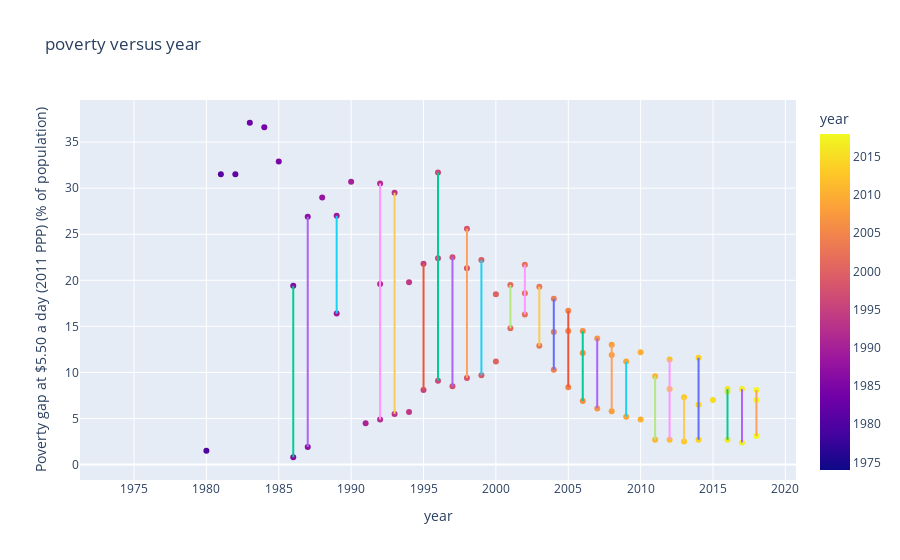

Here is the notebook cell this chart was saved with:
### Code cell
for trace in fig_line.data:
    trace.showlegend = False
    fig.add_trace(trace)
fig.show()

### Figure 1 — Plotly figure (JSON) as saved in the notebook; plotly's stock layout.template omitted (floating-point values rounded to 4 significant figures; data arrays with more than 128 entries replaced by an {"elided": "..."} marker saying what was removed)
{"data": [{"hovertemplate": "year=%{marker.color}<br>Poverty gap at $5.50 a day (2011 PPP) (% of population)=%{y}<extra></extra>", "legendgroup": "", "marker": {"color": {"elided": "135 int values"}, "coloraxis": "coloraxis", "symbol": "circle"}, "mode": "markers", "name": "", "orientation": "v", "showlegend": false, "type": "scatter", "x": {"elided": "135 int values"}, "xaxis": "x", "y": {"elided": "135 float values"}, "yaxis": "y"}, {"hovertemplate": "year=%{x}<br>Poverty gap at $5.50 a day (2011 PPP) (% of population)=%{y}<extra></extra>", "legendgroup": "1974", "line": {"color": "#636efa", "dash": "solid"}, "marker": {"symbol": "circle"}, "mode": "lines", "name": "1974", "orientation": "v", "showlegend": false, "type": "scatter", "x": [1974, 1974, 1974], "xaxis": "x", "y": [null, null, null], "yaxis": "y"}, {"hovertemplate": "year=%{x}<br>Poverty gap at $5.50 a day (2011 PPP) (% of population)=%{y}<extra></extra>", "legendgroup": "1975", "line": {"color": "#EF553B", "dash": "solid"}, "marker": {"symbol": "circle"}, "mode": "lines", "name": "1975", "orientation": "v", "showlegend": false, "type": "scatter", "x": [1975, 1975, 1975], "xaxis": "x", "y": [null, null, null], "yaxis": "y"}, {"hovertemplate": "year=%{x}<br>Poverty gap at $5.50 a day (2011 PPP) (% of population)=%{y}<extra></extra>", "legendgroup": "1976", "line": {"color": "#00cc96", "dash": "solid"}, "marker": {"symbol": "circle"}, "mode": "lines", "name": "1976", "orientation": "v", "showlegend": false, "type": "scatter", "x": [1976, 1976, 1976], "xaxis": "x", "y": [null, null, null], "yaxis": "y"}, {"hovertemplate": "year=%{x}<br>Poverty gap at $5.50 a day (2011 PPP) (% of population)=%{y}<extra></extra>", "legendgroup": "1977", "line": {"color": "#ab63fa", "dash": "solid"}, "marker": {"symbol": "circle"}, "mode": "lines", "name": "1977", "orientation": "v", "showlegend": false, "type": "scatter", "x": [1977, 1977, 1977], "xaxis": "x", "y": [null, null, null], "yaxis": "y"}, {"hovertemplate": "year=%{x}<br>Poverty gap at $5.50 a day (2011 PPP) (% of population)=%{y}<extra></extra>", "legendgroup": "1978", "line": {"color": "#FFA15A", "dash": "solid"}, "marker": {"symbol": "circle"}, "mode": "lines", "name": "1978", "orientation": "v", "showlegend": false, "type": "scatter", "x": [1978, 1978, 1978], "xaxis": "x", "y": [null, null, null], "yaxis": "y"}, {"hovertemplate": "year=%{x}<br>Poverty gap at $5.50 a day (2011 PPP) (% of population)=%{y}<extra></extra>", "legendgroup": "1979", "line": {"color": "#19d3f3", "dash": "solid"}, "marker": {"symbol": "circle"}, "mode": "lines", "name": "1979", "orientation": "v", "showlegend": false, "type": "scatter", "x": [1979, 1979, 1979], "xaxis": "x", "y": [null, null, null], "yaxis": "y"}, {"hovertemplate": "year=%{x}<br>Poverty gap at $5.50 a day (2011 PPP) (% of population)=%{y}<extra></extra>", "legendgroup": "1980", "line": {"color": "#FF6692", "dash": "solid"}, "marker": {"symbol": "circle"}, "mode": "lines", "name": "1980", "orientation": "v", "showlegend": false, "type": "scatter", "x": [1980, 1980, 1980], "xaxis": "x", "y": [1.5, null, null], "yaxis": "y"}, {"hovertemplate": "year=%{x}<br>Poverty gap at $5.50 a day (2011 PPP) (% of population)=%{y}<extra></extra>", "legendgroup": "1981", "line": {"color": "#B6E880", "dash": "solid"}, "marker": {"symbol": "circle"}, "mode": "lines", "name": "1981", "orientation": "v", "showlegend": false, "type": "scatter", "x": [1981, 1981, 1981], "xaxis": "x", "y": [null, 31.5, null], "yaxis": "y"}, {"hovertemplate": "year=%{x}<br>Poverty gap at $5.50 a day (2011 PPP) (% of population)=%{y}<extra></extra>", "legendgroup": "1982", "line": {"color": "#FF97FF", "dash": "solid"}, "marker": {"symbol": "circle"}, "mode": "lines", "name": "1982", "orientation": "v", "showlegend": false, "type": "scatter", "x": [1982, 1982, 1982], "xaxis": "x", "y": [null, 31.5, null], "yaxis": "y"}, {"hovertemplate": "year=%{x}<br>Poverty gap at $5.50 a day (2011 PPP) (% of population)=%{y}<extra></extra>", "legendgroup": "1983", "line": {"color": "#FECB52", "dash": "solid"}, "marker": {"symbol": "circle"}, "mode": "lines", "name": "1983", "orientation": "v", "showlegend": false, "type": "scatter", "x": [1983, 1983, 1983], "xaxis": "x", "y": [null, 37.1, null], "yaxis": "y"}, {"hovertemplate": "year=%{x}<br>Poverty gap at $5.50 a day (2011 PPP) (% of population)=%{y}<extra></extra>", "legendgroup": "1984", "line": {"color": "#636efa", "dash": "solid"}, "marker": {"symbol": "circle"}, "mode": "lines", "name": "1984", "orientation": "v", "showlegend": false, "type": "scatter", "x": [1984, 1984, 1984], "xaxis": "x", "y": [null, 36.6, null], "yaxis": "y"}, {"hovertemplate": "year=%{x}<br>Poverty gap at $5.50 a day (2011 PPP) (% of population)=%{y}<extra></extra>", "legendgroup": "1985", "line": {"color": "#EF553B", "dash": "solid"}, "marker": {"symbol": "circle"}, "mode": "lines", "name": "1985", "orientation": "v", "showlegend": false, "type": "scatter", "x": [1985, 1985, 1985], "xaxis": "x", "y": [null, 32.9, null], "yaxis": "y"}, {"hovertemplate": "year=%{x}<br>Poverty gap at $5.50 a day (2011 PPP) (% of population)=%{y}<extra></extra>", "legendgroup": "1986", "line": {"color": "#00cc96", "dash": "solid"}, "marker": {"symbol": "circle"}, "mode": "lines", "name": "1986", "orientation": "v", "showlegend": false, "type": "scatter", "x": [1986, 1986, 1986], "xaxis": "x", "y": [0.8, 19.4, null], "yaxis": "y"}, {"hovertemplate": "year=%{x}<br>Poverty gap at $5.50 a day (2011 PPP) (% of population)=%{y}<extra></extra>", "legendgroup": "1987", "line": {"color": "#ab63fa", "dash": "solid"}, "marker": {"symbol": "circle"}, "mode": "lines", "name": "1987", "orientation": "v", "showlegend": false, "type": "scatter", "x": [1987, 1987, 1987], "xaxis": "x", "y": [1.9, 26.9, null], "yaxis": "y"}, {"hovertemplate": "year=%{x}<br>Poverty gap at $5.50 a day (2011 PPP) (% of population)=%{y}<extra></extra>", "legendgroup": "1988", "line": {"color": "#FFA15A", "dash": "solid"}, "marker": {"symbol": "circle"}, "mode": "lines", "name": "1988", "orientation": "v", "showlegend": false, "type": "scatter", "x": [1988, 1988, 1988], "xaxis": "x", "y": [null, 29, null], "yaxis": "y"}, {"hovertemplate": "year=%{x}<br>Poverty gap at $5.50 a day (2011 PPP) (% of population)=%{y}<extra></extra>", "legendgroup": "1989", "line": {"color": "#19d3f3", "dash": "solid"}, "marker": {"symbol": "circle"}, "mode": "lines", "name": "1989", "orientation": "v", "showlegend": false, "type": "scatter", "x": [1989, 1989, 1989], "xaxis": "x", "y": [null, 27, 16.4], "yaxis": "y"}, {"hovertemplate": "year=%{x}<br>Poverty gap at $5.50 a day (2011 PPP) (% of population)=%{y}<extra></extra>", "legendgroup": "1990", "line": {"color": "#FF6692", "dash": "solid"}, "marker": {"symbol": "circle"}, "mode": "lines", "name": "1990", "orientation": "v", "showlegend": false, "type": "scatter", "x": [1990, 1990, 1990], "xaxis": "x", "y": [null, 30.7, null], "yaxis": "y"}, {"hovertemplate": "year=%{x}<br>Poverty gap at $5.50 a day (2011 PPP) (% of population)=%{y}<extra></extra>", "legendgroup": "1991", "line": {"color": "#B6E880", "dash": "solid"}, "marker": {"symbol": "circle"}, "mode": "lines", "name": "1991", "orientation": "v", "showlegend": false, "type": "scatter", "x": [1991, 1991, 1991], "xaxis": "x", "y": [4.5, null, null], "yaxis": "y"}, {"hovertemplate": "year=%{x}<br>Poverty gap at $5.50 a day (2011 PPP) (% of population)=%{y}<extra></extra>", "legendgroup": "1992", "line": {"color": "#FF97FF", "dash": "solid"}, "marker": {"symbol": "circle"}, "mode": "lines", "name": "1992", "orientation": "v", "showlegend": false, "type": "scatter", "x": [1992, 1992, 1992], "xaxis": "x", "y": [4.9, 30.5, 19.6], "yaxis": "y"}, {"hovertemplate": "year=%{x}<br>Poverty gap at $5.50 a day (2011 PPP) (% of population)=%{y}<extra></extra>", "legendgroup": "1993", "line": {"color": "#FECB52", "dash": "solid"}, "marker": {"symbol": "circle"}, "mode": "lines", "name": "1993", "orientation": "v", "showlegend": false, "type": "scatter", "x": [1993, 1993, 1993], "xaxis": "x", "y": [5.5, 29.5, null], "yaxis": "y"}, {"hovertemplate": "year=%{x}<br>Poverty gap at $5.50 a day (2011 PPP) (% of population)=%{y}<extra></extra>", "legendgroup": "1994", "line": {"color": "#636efa", "dash": "solid"}, "marker": {"symbol": "circle"}, "mode": "lines", "name": "1994", "orientation": "v", "showlegend": false, "type": "scatter", "x": [1994, 1994, 1994], "xaxis": "x", "y": [5.7, null, 19.8], "yaxis": "y"}, {"hovertemplate": "year=%{x}<br>Poverty gap at $5.50 a day (2011 PPP) (% of population)=%{y}<extra></extra>", "legendgroup": "1995", "line": {"color": "#EF553B", "dash": "solid"}, "marker": {"symbol": "circle"}, "mode": "lines", "name": "1995", "orientation": "v", "showlegend": false, "type": "scatter", "x": [1995, 1995, 1995], "xaxis": "x", "y": [8.1, 21.8, null], "yaxis": "y"}, {"hovertemplate": "year=%{x}<br>Poverty gap at $5.50 a day (2011 PPP) (% of population)=%{y}<extra></extra>", "legendgroup": "1996", "line": {"color": "#00cc96", "dash": "solid"}, "marker": {"symbol": "circle"}, "mode": "lines", "name": "1996", "orientation": "v", "showlegend": false, "type": "scatter", "x": [1996, 1996, 1996], "xaxis": "x", "y": [9.1, 22.4, 31.7], "yaxis": "y"}, {"hovertemplate": "year=%{x}<br>Poverty gap at $5.50 a day (2011 PPP) (% of population)=%{y}<extra></extra>", "legendgroup": "1997", "line": {"color": "#ab63fa", "dash": "solid"}, "marker": {"symbol": "circle"}, "mode": "lines", "name": "1997", "orientation": "v", "showlegend": false, "type": "scatter", "x": [1997, 1997, 1997], "xaxis": "x", "y": [8.5, 22.5, null], "yaxis": "y"}, {"hovertemplate": "year=%{x}<br>Poverty gap at $5.50 a day (2011 PPP) (% of population)=%{y}<extra></extra>", "legendgroup": "1998", "line": {"color": "#FFA15A", "dash": "solid"}, "marker": {"symbol": "circle"}, "mode": "lines", "name": "1998", "orientation": "v", "showlegend": false, "type": "scatter", "x": [1998, 1998, 1998], "xaxis": "x", "y": [9.4, 21.3, 25.6], "yaxis": "y"}, {"hovertemplate": "year=%{x}<br>Poverty gap at $5.50 a day (2011 PPP) (% of population)=%{y}<extra></extra>", "legendgroup": "1999", "line": {"color": "#19d3f3", "dash": "solid"}, "marker": {"symbol": "circle"}, "mode": "lines", "name": "1999", "orientation": "v", "showlegend": false, "type": "scatter", "x": [1999, 1999, 1999], "xaxis": "x", "y": [9.7, 22.2, null], "yaxis": "y"}, {"hovertemplate": "year=%{x}<br>Poverty gap at $5.50 a day (2011 PPP) (% of population)=%{y}<extra></extra>", "legendgroup": "2000", "line": {"color": "#FF6692", "dash": "solid"}, "marker": {"symbol": "circle"}, "mode": "lines", "name": "2000", "orientation": "v", "showlegend": false, "type": "scatter", "x": [2000, 2000, 2000], "xaxis": "x", "y": [11.2, null, 18.5], "yaxis": "y"}, {"hovertemplate": "year=%{x}<br>Poverty gap at $5.50 a day (2011 PPP) (% of population)=%{y}<extra></extra>", "legendgroup": "2001", "line": {"color": "#B6E880", "dash": "solid"}, "marker": {"symbol": "circle"}, "mode": "lines", "name": "2001", "orientation": "v", "showlegend": false, "type": "scatter", "x": [2001, 2001, 2001], "xaxis": "x", "y": [14.8, 19.5, null], "yaxis": "y"}, {"hovertemplate": "year=%{x}<br>Poverty gap at $5.50 a day (2011 PPP) (% of population)=%{y}<extra></extra>", "legendgroup": "2002", "line": {"color": "#FF97FF", "dash": "solid"}, "marker": {"symbol": "circle"}, "mode": "lines", "name": "2002", "orientation": "v", "showlegend": false, "type": "scatter", "x": [2002, 2002, 2002], "xaxis": "x", "y": [21.7, 18.6, 16.3], "yaxis": "y"}, {"hovertemplate": "year=%{x}<br>Poverty gap at $5.50 a day (2011 PPP) (% of population)=%{y}<extra></extra>", "legendgroup": "2003", "line": {"color": "#FECB52", "dash": "solid"}, "marker": {"symbol": "circle"}, "mode": "lines", "name": "2003", "orientation": "v", "showlegend": false, "type": "scatter", "x": [2003, 2003, 2003], "xaxis": "x", "y": [12.9, 19.3, null], "yaxis": "y"}, {"hovertemplate": "year=%{x}<br>Poverty gap at $5.50 a day (2011 PPP) (% of population)=%{y}<extra></extra>", "legendgroup": "2004", "line": {"color": "#636efa", "dash": "solid"}, "marker": {"symbol": "circle"}, "mode": "lines", "name": "2004", "orientation": "v", "showlegend": false, "type": "scatter", "x": [2004, 2004, 2004], "xaxis": "x", "y": [10.3, 18, 14.4], "yaxis": "y"}, {"hovertemplate": "year=%{x}<br>Poverty gap at $5.50 a day (2011 PPP) (% of population)=%{y}<extra></extra>", "legendgroup": "2005", "line": {"color": "#EF553B", "dash": "solid"}, "marker": {"symbol": "circle"}, "mode": "lines", "name": "2005", "orientation": "v", "showlegend": false, "type": "scatter", "x": [2005, 2005, 2005], "xaxis": "x", "y": [8.4, 16.7, 14.5], "yaxis": "y"}, {"hovertemplate": "year=%{x}<br>Poverty gap at $5.50 a day (2011 PPP) (% of population)=%{y}<extra></extra>", "legendgroup": "2006", "line": {"color": "#00cc96", "dash": "solid"}, "marker": {"symbol": "circle"}, "mode": "lines", "name": "2006", "orientation": "v", "showlegend": false, "type": "scatter", "x": [2006, 2006, 2006], "xaxis": "x", "y": [6.9, 14.5, 12.1], "yaxis": "y"}, {"hovertemplate": "year=%{x}<br>Poverty gap at $5.50 a day (2011 PPP) (% of population)=%{y}<extra></extra>", "legendgroup": "2007", "line": {"color": "#ab63fa", "dash": "solid"}, "marker": {"symbol": "circle"}, "mode": "lines", "name": "2007", "orientation": "v", "showlegend": false, "type": "scatter", "x": [2007, 2007, 2007], "xaxis": "x", "y": [6.1, 13.7, null], "yaxis": "y"}, {"hovertemplate": "year=%{x}<br>Poverty gap at $5.50 a day (2011 PPP) (% of population)=%{y}<extra></extra>", "legendgroup": "2008", "line": {"color": "#FFA15A", "dash": "solid"}, "marker": {"symbol": "circle"}, "mode": "lines", "name": "2008", "orientation": "v", "showlegend": false, "type": "scatter", "x": [2008, 2008, 2008], "xaxis": "x", "y": [5.8, 11.9, 13], "yaxis": "y"}, {"hovertemplate": "year=%{x}<br>Poverty gap at $5.50 a day (2011 PPP) (% of population)=%{y}<extra></extra>", "legendgroup": "2009", "line": {"color": "#19d3f3", "dash": "solid"}, "marker": {"symbol": "circle"}, "mode": "lines", "name": "2009", "orientation": "v", "showlegend": false, "type": "scatter", "x": [2009, 2009, 2009], "xaxis": "x", "y": [5.2, 11.2, null], "yaxis": "y"}, {"hovertemplate": "year=%{x}<br>Poverty gap at $5.50 a day (2011 PPP) (% of population)=%{y}<extra></extra>", "legendgroup": "2010", "line": {"color": "#FF6692", "dash": "solid"}, "marker": {"symbol": "circle"}, "mode": "lines", "name": "2010", "orientation": "v", "showlegend": false, "type": "scatter", "x": [2010, 2010, 2010], "xaxis": "x", "y": [4.9, null, 12.2], "yaxis": "y"}, {"hovertemplate": "year=%{x}<br>Poverty gap at $5.50 a day (2011 PPP) (% of population)=%{y}<extra></extra>", "legendgroup": "2011", "line": {"color": "#B6E880", "dash": "solid"}, "marker": {"symbol": "circle"}, "mode": "lines", "name": "2011", "orientation": "v", "showlegend": false, "type": "scatter", "x": [2011, 2011, 2011], "xaxis": "x", "y": [2.7, 9.6, null], "yaxis": "y"}, {"hovertemplate": "year=%{x}<br>Poverty gap at $5.50 a day (2011 PPP) (% of population)=%{y}<extra></extra>", "legendgroup": "2012", "line": {"color": "#FF97FF", "dash": "solid"}, "marker": {"symbol": "circle"}, "mode": "lines", "name": "2012", "orientation": "v", "showlegend": false, "type": "scatter", "x": [2012, 2012, 2012], "xaxis": "x", "y": [2.7, 8.2, 11.4], "yaxis": "y"}, {"hovertemplate": "year=%{x}<br>Poverty gap at $5.50 a day (2011 PPP) (% of population)=%{y}<extra></extra>", "legendgroup": "2013", "line": {"color": "#FECB52", "dash": "solid"}, "marker": {"symbol": "circle"}, "mode": "lines", "name": "2013", "orientation": "v", "showlegend": false, "type": "scatter", "x": [2013, 2013, 2013], "xaxis": "x", "y": [2.5, 7.3, null], "yaxis": "y"}, {"hovertemplate": "year=%{x}<br>Poverty gap at $5.50 a day (2011 PPP) (% of population)=%{y}<extra></extra>", "legendgroup": "2014", "line": {"color": "#636efa", "dash": "solid"}, "marker": {"symbol": "circle"}, "mode": "lines", "name": "2014", "orientation": "v", "showlegend": false, "type": "scatter", "x": [2014, 2014, 2014], "xaxis": "x", "y": [2.7, 6.5, 11.6], "yaxis": "y"}, {"hovertemplate": "year=%{x}<br>Poverty gap at $5.50 a day (2011 PPP) (% of population)=%{y}<extra></extra>", "legendgroup": "2015", "line": {"color": "#EF553B", "dash": "solid"}, "marker": {"symbol": "circle"}, "mode": "lines", "name": "2015", "orientation": "v", "showlegend": false, "type": "scatter", "x": [2015, 2015, 2015], "xaxis": "x", "y": [null, 7, null], "yaxis": "y"}, {"hovertemplate": "year=%{x}<br>Poverty gap at $5.50 a day (2011 PPP) (% of population)=%{y}<extra></extra>", "legendgroup": "2016", "line": {"color": "#00cc96", "dash": "solid"}, "marker": {"symbol": "circle"}, "mode": "lines", "name": "2016", "orientation": "v", "showlegend": false, "type": "scatter", "x": [2016, 2016, 2016], "xaxis": "x", "y": [2.7, 7.9, 8.2], "yaxis": "y"}, {"hovertemplate": "year=%{x}<br>Poverty gap at $5.50 a day (2011 PPP) (% of population)=%{y}<extra></extra>", "legendgroup": "2017", "line": {"color": "#ab63fa", "dash": "solid"}, "marker": {"symbol": "circle"}, "mode": "lines", "name": "2017", "orientation": "v", "showlegend": false, "type": "scatter", "x": [2017, 2017, 2017], "xaxis": "x", "y": [2.4, 8.2, null], "yaxis": "y"}, {"hovertemplate": "year=%{x}<br>Poverty gap at $5.50 a day (2011 PPP) (% of population)=%{y}<extra></extra>", "legendgroup": "2018", "line": {"color": "#FFA15A", "dash": "solid"}, "marker": {"symbol": "circle"}, "mode": "lines", "name": "2018", "orientation": "v", "showlegend": false, "type": "scatter", "x": [2018, 2018, 2018], "xaxis": "x", "y": [3.1, 8.1, 7], "yaxis": "y"}], "layout": {"autosize": true, "coloraxis": {"colorbar": {"title": {"text": "year"}}, "colorscale": [[0, "#0d0887"], [0.1111, "#46039f"], [0.2222, "#7201a8"], [0.3333, "#9c179e"], [0.4444, "#bd3786"], [0.5556, "#d8576b"], [0.6667, "#ed7953"], [0.7778, "#fb9f3a"], [0.8889, "#fdca26"], [1, "#f0f921"]]}, "legend": {"tracegroupgap": 0}, "title": {"text": "poverty versus year"}, "xaxis": {"anchor": "y", "autorange": true, "domain": [0, 1], "range": [1971.0, 2021.0], "title": {"text": "year"}, "type": "linear"}, "yaxis": {"anchor": "x", "autorange": true, "domain": [0, 1], "range": [-2.196, 40.1], "title": {"text": "Poverty gap at $5.50 a day (2011 PPP) (% of population)"}, "type": "linear"}}}
